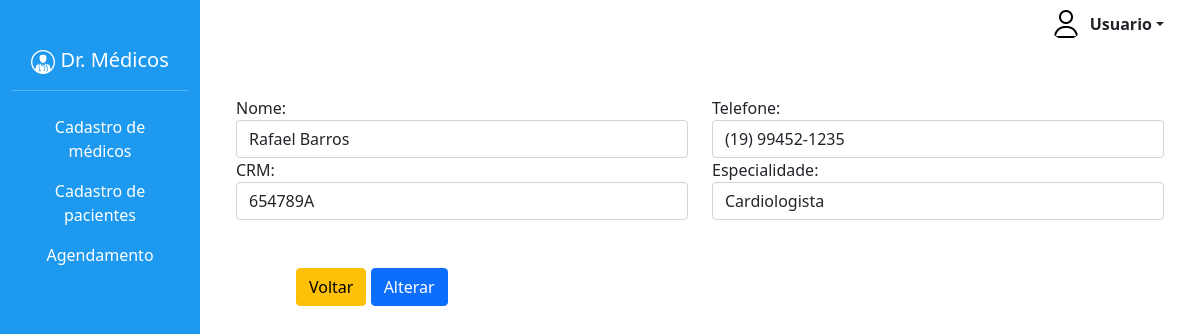
/medicos/medicos-form-alterar.php?id=1, run on the app's committed database.
### tables this page shows
CREATE TABLE `medico` (
  `IDmedico` int(11) NOT NULL,
  `nome` varchar(255) DEFAULT NULL,
  `telefone` varchar(50) DEFAULT NULL,
  `crm` varchar(20) DEFAULT NULL,
  `especialidade` varchar(50) DEFAULT NULL
);

### medicos/medicos-form-alterar.php (the view, shortened to what this page needs)
<?php
include "../includes/header.php";
include "../includes/config.php";
$id = $_GET['id'];
$sqlBuscar = "SELECT * FROM medico WHERE IDmedico = {$id}";
$listaDeMedicos = mysqli_query($conn, $sqlBuscar);
$nome = $telefone = $crm = $especialidade = "";
while($medico = mysqli_fetch_assoc($listaDeMedicos)){
    $nome = $medico['nome'];
    $telefone = $medico['telefone'];
    $crm = $medico['crm'];
    $especialidade = $medico['especialidade'];
}
?>
<div class="container mt-5">
    <form name="medicos-form-alterar" method="post" action="medicos-alterar.php">
        <div class="row">
            <div class="col">
                <label for="nome">Nome:</label>
                <input class="form-control" value="<?php echo $nome; ?>" name="nome" type="text">
            </div>
            <div class="col">
                <label for="telefone">Telefone:</label>
                <input class="form-control" value="<?php echo $telefone; ?>" name="telefone" type="text">
            </div>
        </div>
        <div class="row">
            <div class="col">
                <label for="crm">CRM:</label>
                <input class="form-control" value="<?php echo $crm; ?>" name="crm" type="text">
            </div>
            <div class="col">
                <label for="especialidade">Especialidade:</label>
                <select class="form-control" name="especialidade">
                    <option value="Cardiologista" <?php if($especialidade == 'Cardiologista'){
                        echo "selected "; } ?> >Cardiologista</option>
                </select>
            </div>
        </div>
        <div class="row m-5">
            <div class="col">
                <a href="medicos-listar.php" class="btn btn-warning" type="submit">Voltar</a>
                <button class="btn btn-primary" type="submit">Alterar</button>
            </div>
        </div>
    </form>
</div>
<?php
include "../includes/footer.php";
?>

### css/style.css (style rules this page uses)
* { padding: 0px; margin: 0px; }

### data on the page
medico: nome "Rafael Barros", telefone "(19) 99452-1235", crm "654789A", especialidade "Cardiologista"
